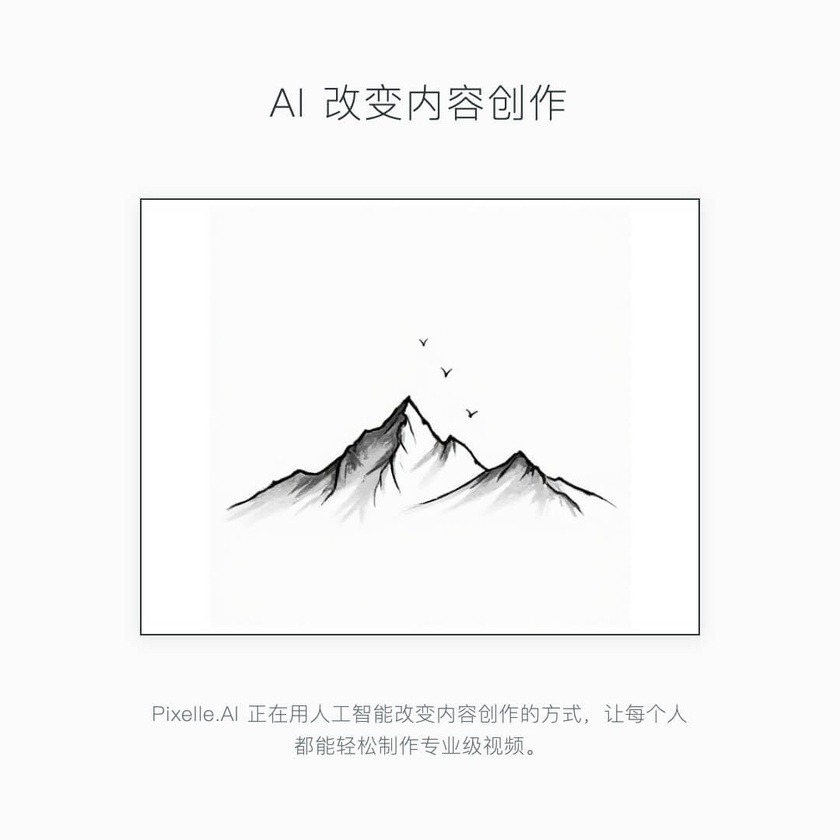
#> input picture images/1080x1080/image_minimal_framed.jpg, 840 x 840 px, shrunk from 1080 x 1080 before the run
$ python -i dedup.py   (imports and definitions only)
#> lines starting #> are read from the running program, lines starting #| are printed output that depends on the picture
# -*- coding: utf-8 -*-
import os
import random
from PIL import Image, ImageEnhance
from loguru import logger

def pixel_de_duplicate(input_path: str, output_path: str) -> bool:
    """
    像素级消重工具。
    对图片做微弱的像素调整和元数据清空，绕过机器去重检测。

    Args:
        input_path: 原始图片路径
        output_path: 处理后的保存路径

    Returns:
        bool: 是否处理成功
    """
#> called with output_path = 'out.png'
    if not os.path.exists(input_path):
        logger.error(f"Deduplication failed: source file {input_path} does not exist.")
        return False

    try:
        with Image.open(input_path) as img:
            # 1. 稍微裁剪 1-2 像素
#> img is the input picture: PIL image 840x840 RGB; mean R, G, B 247.4, 247.5, 247.5
            width, height = img.size
#> width = 840; height = 840
            if width > 10 and height > 10:
                crop_pixels = random.randint(1, 2)
                img = img.crop((crop_pixels, crop_pixels, width - crop_pixels, height - crop_pixels))
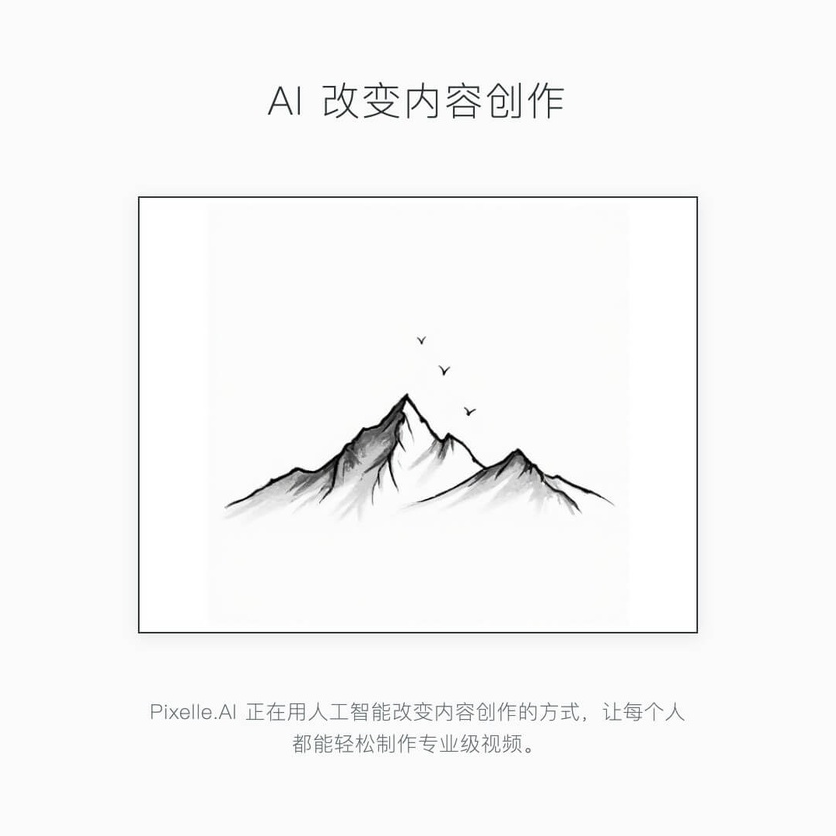
#> img: PIL image 836x836 RGB; mean R, G, B 247.4, 247.4, 247.4
                width, height = img.size
#> width = 836; height = 836

            # 2. 极其微弱的亮度微调 (0.99 - 1.01)
            enhancer = ImageEnhance.Brightness(img)
            img = enhancer.enhance(random.uniform(0.99, 1.01))

            # 3. 极其微弱的对比度微调 (0.99 - 1.01)
            enhancer = ImageEnhance.Contrast(img)
            img = enhancer.enhance(random.uniform(0.99, 1.01))

            # 4. 微小的旋转 (如 -0.2 到 0.2 度) 并做无黑边裁剪
            angle = random.uniform(-0.2, 0.2)
            img = img.rotate(angle, resample=Image.Resampling.BICUBIC, expand=False)

            # 5. 再次强行转换成 RGB，清空 EXIF 信息，以 JPEG 保存
            if img.mode != 'RGB':
                img = img.convert('RGB')

            # 保存时丢弃 exif 字段达到删除元数据指纹目的
            img.save(output_path, "JPEG", quality=95)
            logger.info(f"Deduplication complete. Saved to {output_path} (pixels: {width}x{height})")
            return True

    except Exception as e:
        logger.error(f"Error during image pixel deduplication: {e}")
        return False

>>> result = pixel_de_duplicate('../../images/1080x1080/image_minimal_framed.jpg', 'out.png')
